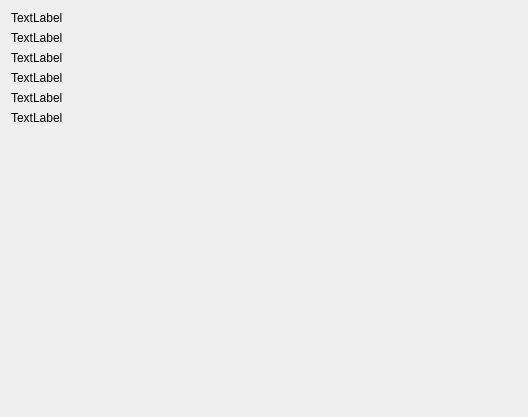
<ui version="4.0" >
 <class>SysInfoExWindowClass</class>
 <widget class="QMainWindow" name="SysInfoExWindowClass" >
  <property name="geometry" >
   <rect>
    <x>0</x>
    <y>0</y>
    <width>528</width>
    <height>417</height>
   </rect>
  </property>
  <property name="windowTitle" >
   <string>SysInfoEx</string>
  </property>
  <widget class="QWidget" name="centralWidget" >
   <layout class="QVBoxLayout" name="verticalLayout" >
    <property name="spacing" >
     <number>0</number>
    </property>
    <property name="sizeConstraint" >
     <enum>QLayout::SetDefaultConstraint</enum>
    </property>
    <property name="margin" >
     <number>0</number>
    </property>
    <item>
     <widget class="QStackedWidget" name="stackedWidget" >
      <property name="sizePolicy" >
       <sizepolicy vsizetype="Preferred" hsizetype="Preferred" >
        <horstretch>0</horstretch>
        <verstretch>0</verstretch>
       </sizepolicy>
      </property>
      <property name="currentIndex" >
       <number>0</number>
      </property>
      <widget class="QWidget" name="page" >
       <layout class="QVBoxLayout" name="verticalLayout_4" >
        <item>
         <widget class="QLabel" name="modelLabel" >
          <property name="text" >
           <string>TextLabel</string>
          </property>
         </widget>
        </item>
        <item>
         <widget class="QLabel" name="manufacturerLabel" >
          <property name="text" >
           <string>TextLabel</string>
          </property>
         </widget>
        </item>
        <item>
         <widget class="QLabel" name="versionLabel" >
          <property name="text" >
           <string>TextLabel</string>
          </property>
         </widget>
        </item>
        <item>
         <widget class="QLabel" name="languageLabel" >
          <property name="text" >
           <string>TextLabel</string>
          </property>
         </widget>
        </item>
        <item>
         <widget class="QLabel" name="imeiLabel" >
          <property name="text" >
           <string>TextLabel</string>
          </property>
         </widget>
        </item>
        <item>
         <widget class="QLabel" name="imsiLabel" >
          <property name="text" >
           <string>TextLabel</string>
          </property>
         </widget>
        </item>
        <item>
         <spacer name="verticalSpacer_2" >
          <property name="orientation" >
           <enum>Qt::Vertical</enum>
          </property>
          <property name="sizeHint" stdset="0" >
           <size>
            <width>20</width>
            <height>276</height>
           </size>
          </property>
         </spacer>
        </item>
       </layout>
      </widget>
      <widget class="QWidget" name="page_2" >
       <layout class="QVBoxLayout" name="verticalLayout_3" >
        <item>
         <widget class="QLabel" name="signalStrengthLabel" >
          <property name="text" >
           <string>TextLabel</string>
          </property>
         </widget>
        </item>
        <item>
         <widget class="QLabel" name="batteryLevelLabel" >
          <property name="text" >
           <string>TextLabel</string>
          </property>
         </widget>
        </item>
        <item>
         <widget class="QLabel" name="diskSpaceLabel" >
          <property name="text" >
           <string>TextLabel</string>
          </property>
         </widget>
        </item>
        <item>
         <widget class="QLabel" name="criticalDiskSpaceLabel" >
          <property name="text" >
           <string>TextLabel</string>
          </property>
         </widget>
        </item>
        <item>
         <spacer name="verticalSpacer" >
          <property name="orientation" >
           <enum>Qt::Vertical</enum>
          </property>
          <property name="sizeHint" stdset="0" >
           <size>
            <width>20</width>
            <height>316</height>
           </size>
          </property>
         </spacer>
        </item>
       </layout>
      </widget>
      <widget class="QWidget" name="page_3" >
       <layout class="QVBoxLayout" name="verticalLayout_2" >
        <item>
         <widget class="QListWidget" name="listWidget" />
        </item>
       </layout>
      </widget>
     </widget>
    </item>
   </layout>
  </widget>
  <action name="actionSystemInfo" >
   <property name="text" >
    <string>System Info</string>
   </property>
  </action>
  <action name="actionSystemInfo2" >
   <property name="text" >
    <string>System Info 2</string>
   </property>
  </action>
  <action name="actionFeatureDiscover" >
   <property name="text" >
    <string>Feature Discover</string>
   </property>
  </action>
 </widget>
 <layoutdefault spacing="6" margin="11" />
 <resources/>
 <connections/>
</ui>
